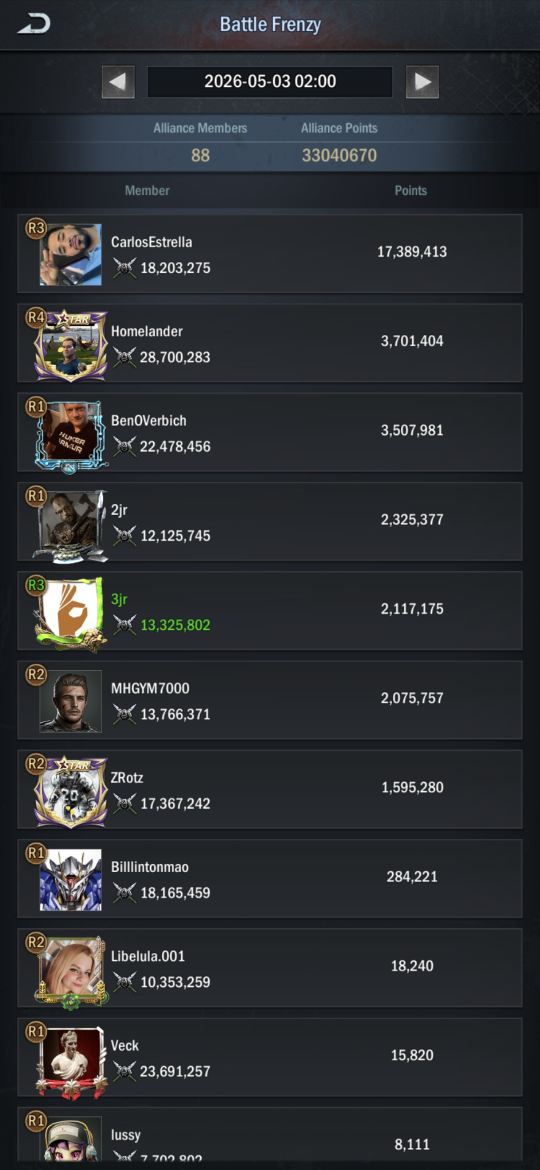
#> input picture tracker/apps/ocr-service/tests/fixtures/battle_frenzy/20260503T0200_001.jpg, 1080 x 2340 px, given as the content of the folder me/t2/tracker/apps/ocr-service/tests/fixtures/polar_invasion, which was not available (shown at 1/2 size)
$ python measure_positions.py
#> lines starting #> are read from the running program, lines starting #| are printed output that depends on the picture; pictures that were not available may be replaced by others from this repository, and a replacement may not be noted
### tracker/apps/ocr-service/app/preprocess.py
import logging
from dataclasses import dataclass

import cv2
import numpy as np

logger = logging.getLogger(__name__)

TARGET_WIDTH = 1080


@dataclass(frozen=True)
class LayoutProfile:
    """A source whose aspect ratio (height/width) parsers know how to crop.

    Width is always normalized to TARGET_WIDTH before parsing, so the ratio
    (not the raw resolution) is what identifies a profile — see preprocess().
    """

    name: str
    min_ratio: float
    max_ratio: float


# Phone screenshots. Both phone parsers are height-agnostic by construction:
# polar_invasion_v1 uses absolute pixel positions because "device aspect
# ratios change the visible bottom area, not the UI element pitch", and
# contribution_ranking_v1 scales every crop by h/CANONICAL_HEIGHT. So this
# band is NOT the range of heights the parsers can handle — it's the range of
# shapes that are plausibly a phone screenshot at all.
#
# Bounds are set from shipping-device reality, deliberately not from the
# fixture corpus (which holds only 1080x2400 and 1080x2340): a ceiling drawn
# at the corpus maximum, 2400/1080 = 2.2222, rejects real devices that this
# pipeline parsed correctly before the band existed — Pixel 9 (1080x2424 =
# 2.244), Pixel 8 Pro (1344x2992 = 2.226), 21:9 Xperia (1644x3840 = 2.336).
# 2.40 clears the tallest phone form factor sold (21:9) with headroom while
# still rejecting the shapes that genuinely break the parsers: Android
# scroll-capture stitches (ratio 3-5, several stacked headers and a list that
# continues past one screen), tablets (~1.33) and landscape.
PHONE_PROFILE = LayoutProfile("phone", min_ratio=1920 / 1080, max_ratio=2.40)

# Android emulator captures driven by an external automation pipeline (see
# aoz-alliance-starter#91): unlike real devices, this source has one fixed
# native resolution (400x652, ratio 1.63) that can't vary, so the tolerance
# is tight (±0.02) — just enough to absorb resize rounding, not device
# diversity. A wider band here would risk silently swallowing a genuinely
# different, uncalibrated source instead of rejecting it.
EMULATOR_PROFILE = LayoutProfile("emulator_400x652", min_ratio=1.61, max_ratio=1.65)

_KNOWN_PROFILES = (PHONE_PROFILE, EMULATOR_PROFILE)


class UnsupportedAspectRatioError(ValueError):
    """Raised when the source image's aspect ratio matches no known layout profile."""


def detect_layout_profile(w: int, h: int) -> LayoutProfile:
    """Return the LayoutProfile matching this source's aspect ratio.

    Raises UnsupportedAspectRatioError listing every profile checked — a
    source outside all known bands isn't a smaller/larger version of a known
    layout, so a parser's fixed pixel positions and row pitch would silently
    drift against it instead of raising, corrupting data quietly (see
    aoz-alliance-starter#91). Reject explicitly instead.
    """
    aspect_ratio = h / w
    for profile in _KNOWN_PROFILES:
        if profile.min_ratio <= aspect_ratio <= profile.max_ratio:
            return profile
    checked = ", ".join(f"{p.name} ({p.min_ratio:.2f}-{p.max_ratio:.2f})" for p in _KNOWN_PROFILES)
    raise UnsupportedAspectRatioError(
        f"source is {w}x{h} (ratio {aspect_ratio:.2f}); "
        f"matches no known profile — checked {checked}"
    )


# [34 lines left out: functions require_profile, preprocess_image, not called in this run]


def preprocess(image: np.ndarray) -> np.ndarray:
    """Normalise to 1080px width, convert to grayscale, invert if dark.

    Adaptive binarisation is intentionally skipped: game UI backgrounds contain
    complex gradients and icon sprites whose local contrast misleads adaptive
    thresholding, causing numeric fields (power, points) to be destroyed.
    Tesseract achieves better accuracy on the inverted grayscale directly.
    """
    h, w = image.shape[:2]

    if w != TARGET_WIDTH:
        scale = TARGET_WIDTH / w
        interp = cv2.INTER_AREA if w > TARGET_WIDTH else cv2.INTER_LINEAR
        # round(), not int(): truncation always rounds the height DOWN, so it
        # can only lower the ratio, and a source sitting exactly on a band's
        # lower edge falls out of that band purely from resize quantization
        # (234x416 is ratio 1.777778 exactly, the phone floor, and truncates to
        # 1080x1919 = 1.776852). Measured over every w in [200, 2600): 661
        # in-band sources are pushed out by int(), zero by round().
        image = cv2.resize(image, (TARGET_WIDTH, round(h * scale)), interpolation=interp)

    # Classify AFTER the resize, on the exact array every downstream check
    # sees. Classifying the raw dimensions instead splits the decision across
    # two different values — preprocess() would accept an image that
    # require_profile()/_layout_for_image then reject, mid-parse, quoting
    # dimensions the user never uploaded. The source dimensions are appended to
    # the message here so the error still names the file they did upload.
    nh, nw = image.shape[:2]
    try:
        detect_layout_profile(nw, nh)
    except UnsupportedAspectRatioError as exc:
        raise UnsupportedAspectRatioError(f"{exc} (source: {w}x{h})") from exc

    gray: np.ndarray = cv2.cvtColor(image, cv2.COLOR_BGR2GRAY)

    # Mobile game screenshots have bright text on dark backgrounds
    if float(np.mean(gray)) < 128:
        gray = cv2.bitwise_not(gray)

    return gray

### tracker/apps/ocr-service/tools/measure_positions.py
"""Measure row y-positions and extent by analysing brightness profiles.

For each fixture:
  - Preprocess to canonical 1080x2400 grayscale (inverted, so text is bright)
  - Build a horizontal brightness profile (mean per row) in the pseudo column (x=240..480)
    and in the power column (x=280..520), over y in [350 .. 2400]
  - Detect bright rows (where text lives) and compute peaks
  - Print: peak y-centres, inferred row_height, first peak (list_top approx)
"""

from __future__ import annotations

from pathlib import Path

import cv2
import numpy as np

from app.preprocess import preprocess

FIXTURES = sorted(
    (Path(__file__).resolve().parent.parent / "tests" / "fixtures" / "polar_invasion").glob("*.jpg")
)


def detect_peaks(
    profile: np.ndarray, min_gap: int = 100, threshold_ratio: float = 0.5
) -> list[int]:
    """Return y-indices of local maxima separated by at least min_gap."""
    threshold = profile.max() * threshold_ratio
    candidates = np.where(profile > threshold)[0]
    if candidates.size == 0:
        return []

    # Cluster contiguous candidate rows into groups, then pick the argmax of each
    groups: list[list[int]] = [[int(candidates[0])]]
    for idx in candidates[1:]:
        if int(idx) - groups[-1][-1] <= 10:
            groups[-1].append(int(idx))
        else:
            groups.append([int(idx)])

    # For each group, y-centre = mean idx
    centres = [int(np.mean(g)) for g in groups]

    # Merge centres that are too close
    merged: list[int] = []
    for c in centres:
        if not merged or c - merged[-1] >= min_gap:
            merged.append(c)
    return merged


def measure(image_path: Path) -> None:
    raw = cv2.imread(str(image_path))
    gray = preprocess(raw)
    h, w = gray.shape[:2]

    # Pseudo text is between x=240..500 approx; power between x=280..520
    pseudo_strip = gray[300:, 240:500].astype(np.float32)
    power_strip = gray[300:, 280:520].astype(np.float32)

    pseudo_profile = pseudo_strip.mean(axis=1)
    power_profile = power_strip.mean(axis=1)

    # Normalise relative to local baseline (row separator pixels are darker)
    # A simple approach: subtract a running min.
    def bandpass(p: np.ndarray, smooth_k: int = 9) -> np.ndarray:
        kernel = np.ones(smooth_k, dtype=np.float32) / smooth_k
        smoothed = np.convolve(p, kernel, mode="same")
        return smoothed - smoothed.min()

    ps = bandpass(pseudo_profile)
    pw = bandpass(power_profile)

    # Find rising edges of peaks — each member row has a text line.
    # Use a simple threshold + min gap detector.
    pseudo_peaks = detect_peaks(ps, min_gap=120, threshold_ratio=0.55)
    power_peaks = detect_peaks(pw, min_gap=120, threshold_ratio=0.55)

    # Adjust to absolute y (we started at 300)
    pseudo_peaks = [p + 300 for p in pseudo_peaks]
    power_peaks = [p + 300 for p in power_peaks]

    print(f"\n=== {image_path.name} ({w}x{h}) ===")
    print(f"pseudo peaks (y, n={len(pseudo_peaks)}): {pseudo_peaks}")
    print(f"power  peaks (y, n={len(power_peaks)}): {power_peaks}")

    if len(pseudo_peaks) >= 2:
        deltas = [pseudo_peaks[i + 1] - pseudo_peaks[i] for i in range(len(pseudo_peaks) - 1)]
        print(f"pseudo peak deltas: {deltas} (median={int(np.median(deltas))})")

    # Pair each pseudo peak with the nearest power peak below it, print the gap
    if pseudo_peaks and power_peaks:
        pairs = []
        for pp in pseudo_peaks:
            # nearest power peak with y > pp
            after = [q for q in power_peaks if q > pp and q - pp < 120]
            if after:
                pairs.append((pp, after[0], after[0] - pp))
        print(f"pseudo→power pairs (pseudo_y, power_y, gap): {pairs[:5]}")


def main() -> None:
    for f in FIXTURES:
        measure(f)
#> in measure, raw is the input picture: shape (2340, 1080, 3); mean B, G, R 50.3, 47, 45
#> in preprocess, `gray: np.ndarray = cv2.cvtColor(image, cv2.COLOR_BGR2GRAY)`:
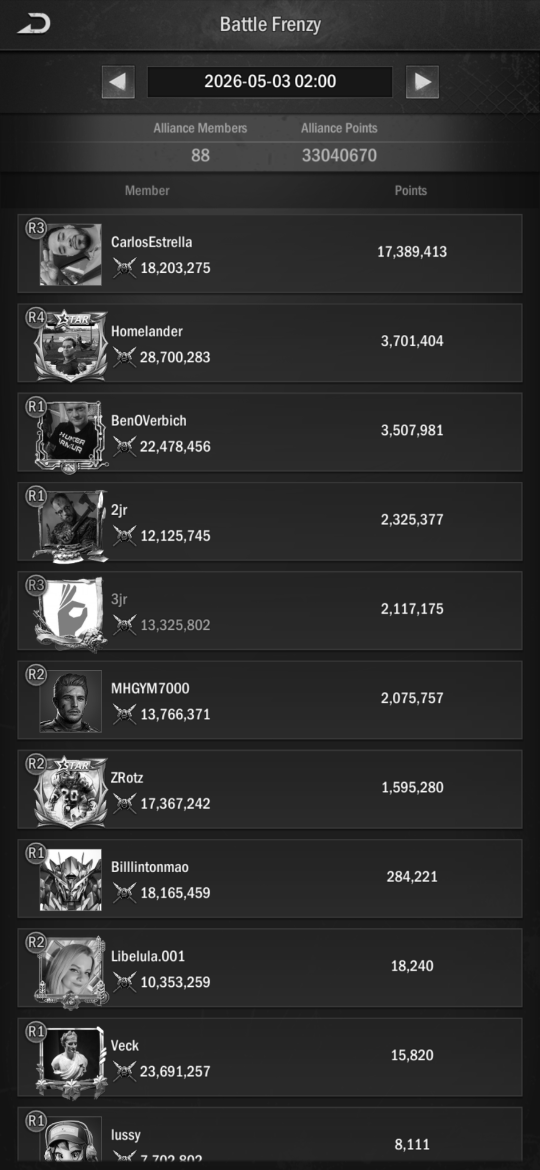
#> gray: shape (2340, 1080) (shown at 1/2 size); min 0, max 255, mean 46.8
#> in preprocess, `gray = cv2.bitwise_not(gray)`:
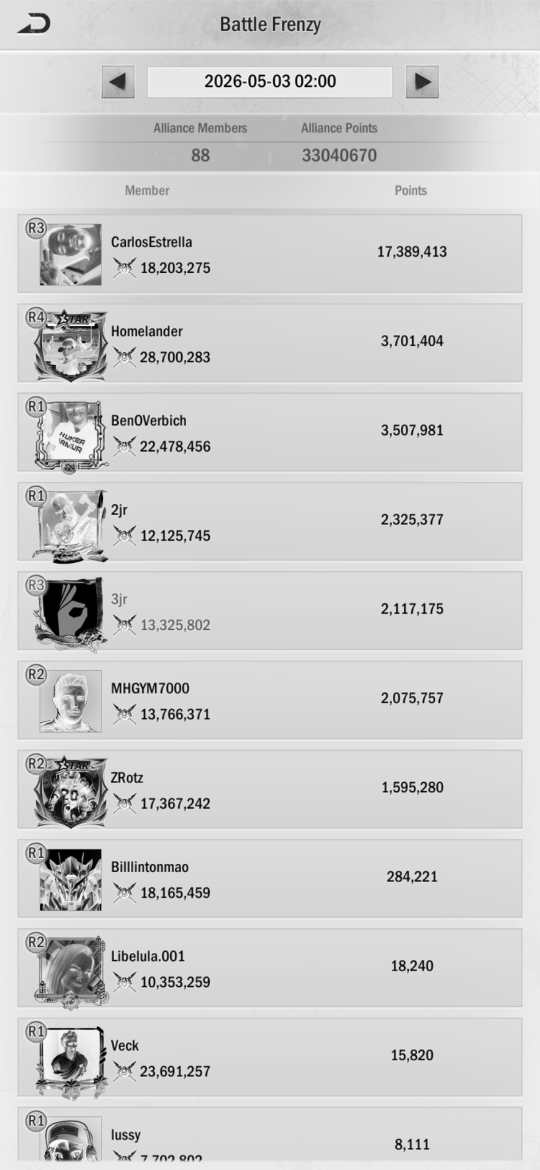
#> gray: shape (2340, 1080) (shown at 1/2 size); min 0, max 255, mean 208.2
#> in measure, `pseudo_strip = gray[300:, 240:500].astype(np.float32)`:
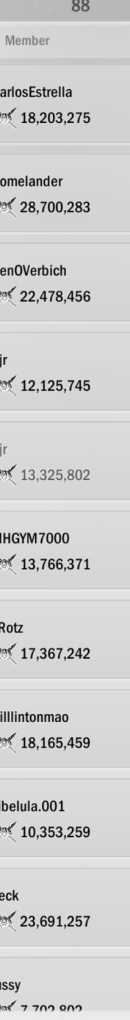
#> pseudo_strip: shape (2040, 260) float32 (shown at 1/2 size); min 0, max 255, mean 207.4
#> in measure, `power_strip = gray[300:, 280:520].astype(np.float32)`:
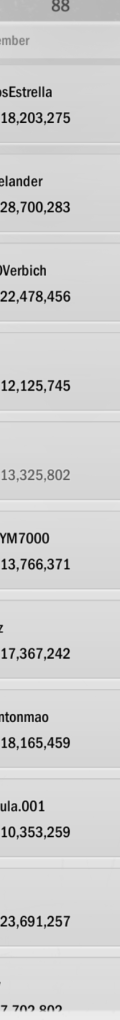
#> power_strip: shape (2040, 240) float32 (shown at 1/2 size); min 0, max 240, mean 208.7
#> in measure, `pseudo_profile = pseudo_strip.mean(axis=1)`: pseudo_profile = 2040 values, max 238.9 at index 1894, min 144.1 at index 1672, mean 207.4
#> in measure, `power_profile = power_strip.mean(axis=1)`: power_profile = 2040 values, max 238.9 at index 1894, min 139.4 at index 1672, mean 208.7
#> in bandpass, `smoothed = np.convolve(p, kernel, mode="same")`: smoothed = 2040 values, max 234.8 at index 2035, min 99.01 at index 0, mean 207.1
#> in measure, `ps = bandpass(pseudo_profile)`: ps = 2040 values, max 135.8 at index 2035, min 0 at index 0, mean 108.1
#> in measure, `pw = bandpass(power_profile)`: pw = 2040 values, max 136.5 at index 2035, min 0 at index 0, mean 110.2
#> in detect_peaks, `threshold = profile.max() * threshold_ratio`: threshold = 74.71
#> in detect_peaks, `candidates = np.where(profile > threshold)[0]`: candidates = 1902 values from 4 to 2037
#> in detect_peaks, `groups: list[list[int]] = [[int(candidates[0])]]`: groups = [[4]]
#> after the loop in detect_peaks, `for idx in candidates[1:]:`: groups = 7 items
#> in detect_peaks, `centres = [int(np.mean(g)) for g in groups]`: centres = [91, 298, 499, 834, 1257, 1459, 1765]
#> the loop in detect_peaks, `for c in centres:` made 7 passes
#> c on passes 1 to 7: 91, 298, 499, 834, 1257, 1459, 1765
#> the loop in detect_peaks (call 2), `for c in centres:` made 2 passes
#> c on passes 1 to 2: 748, 1765
#> in measure, `power_peaks = detect_peaks(pw, min_gap=120, threshold_ratio=0.55)`: power_peaks = [748, 1765]
#> in measure, `pseudo_peaks = [p + 300 for p in pseudo_peaks]`: pseudo_peaks = [391, 598, 799, 1134, 1557, 1759, 2065]
#> in measure, `power_peaks = [p + 300 for p in power_peaks]`: power_peaks = [1048, 2065]
#| === 20260503T0200_001.jpg (1080x2340) ===
#| pseudo peaks (y, n=7): [391, 598, 799, 1134, 1557, 1759, 2065]
#| power  peaks (y, n=2): [1048, 2065]
#> in measure, `deltas = [pseudo_peaks[i + 1] - pseudo_peaks[i] for i in range(len(pse..`: deltas = [207, 201, 335, 423, 202, 306]
#| pseudo peak deltas: [207, 201, 335, 423, 202, 306] (median=256)
#> the loop in measure, `for pp in pseudo_peaks:` made 7 passes
#> pp on passes 1 to 7: 391, 598, 799, 1134, 1557, 1759, 2065
#> after the loop in measure, `for pp in pseudo_peaks:`: pairs = []
#| pseudo→power pairs (pseudo_y, power_y, gap): []


if __name__ == "__main__":
    main()

$ run again, on tracker/apps/ocr-service/tests/fixtures/contribution_ranking/weekly_002.jpg
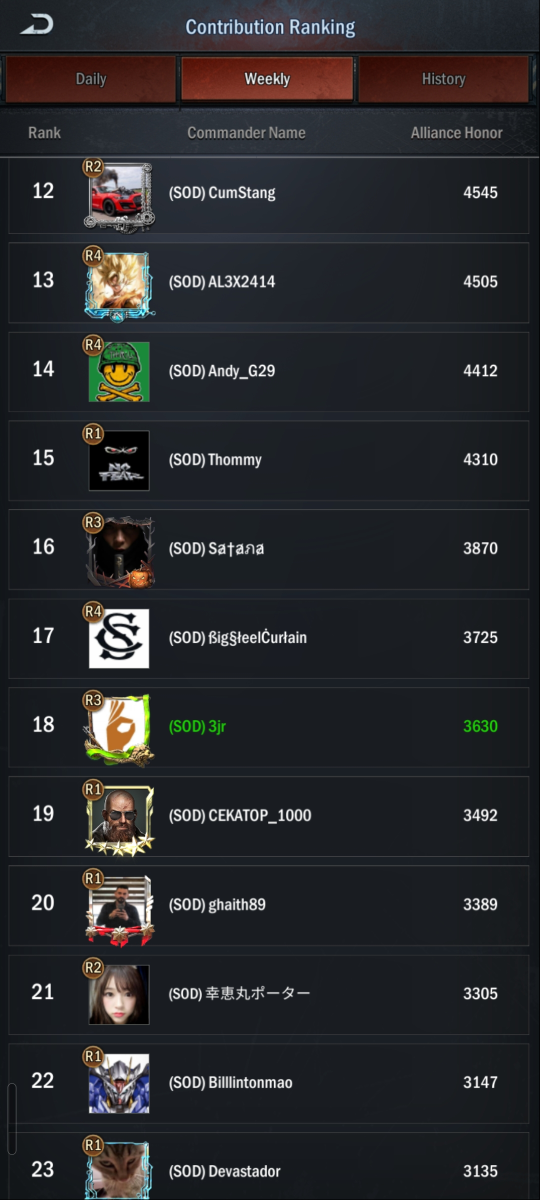
#> input picture tracker/apps/ocr-service/tests/fixtures/contribution_ranking/weekly_002.jpg, 1080 x 2400 px, given as the content of the folder me/t3/tracker/apps/ocr-service/tests/fixtures/polar_invasion, which was not available (shown at 1/2 size)
#> in measure, raw is the input picture: shape (2400, 1080, 3); mean B, G, R 43.8, 41, 40.2
#> in measure, `pseudo_strip = gray[300:, 240:500].astype(np.float32)`:
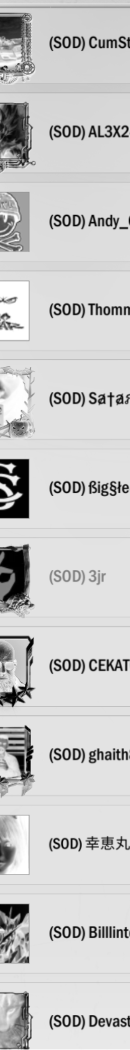
#> pseudo_strip: shape (2100, 260) float32 (shown at 1/2 size); min 0, max 255, mean 201.6
#> in measure, `power_strip = gray[300:, 280:520].astype(np.float32)`:
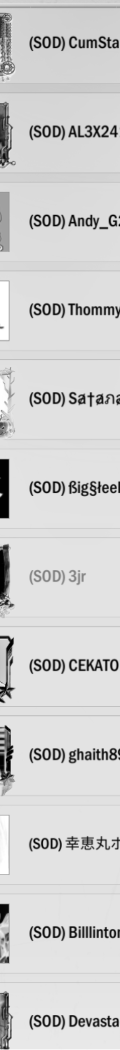
#> power_strip: shape (2100, 240) float32 (shown at 1/2 size); min 0, max 255, mean 208.6
#> pseudo_profile = 2100 values, max 250.9 at index 2099, min 102.4 at index 272, mean 201.6
#> power_profile = 2100 values, max 251.9 at index 2099, min 117.3 at index 1517, mean 208.6
#> smoothed = 2100 values, max 230.4 at index 674, min 114.6 at index 0, mean 201.4
#> ps = 2100 values, max 115.8 at index 674, min 0 at index 0, mean 86.77
#> pw = 2100 values, max 114.2 at index 1743, min 0 at index 0, mean 94.09
#> threshold = 63.7
#> candidates = 1755 values from 3 to 2096
#> in detect_peaks, `groups: list[list[int]] = [[int(candidates[0])]]`: groups = [[3]]
#> the loop in detect_peaks, `for idx in candidates[1:]:` made 1754 passes
#> idx on passes 1 to 3: 4, 5, 6
#> after the loop in detect_peaks, `for idx in candidates[1:]:`: groups = 14 items
#> centres = [18, 172, 357, 533, 708, 881, 1005, 1084, 1241, 1419, 1600, 1773, 1954, 2075]
#> the loop in detect_peaks, `for c in centres:` made 14 passes
#> c on passes 1 to 8: 18, 172, 357, 533, 708, 881, 1005, 1084
#> after the loop in detect_peaks, `for c in centres:`: merged = [18, 172, 357, 533, 708, 881, 1005, 1241, 1419, 1600, 1773, 1954, 2075]
#> in measure, `pseudo_peaks = detect_peaks(ps, min_gap=120, threshold_ratio=0.55)`: pseudo_peaks has the same summary as merged in detect_peaks
#> the loop in detect_peaks (call 2), `for c in centres:` made 12 passes
#> c on passes 1 to 8: 37, 173, 353, 532, 708, 885, 1153, 1419
#> in measure, `power_peaks = detect_peaks(pw, min_gap=120, threshold_ratio=0.55)`: power_peaks = [37, 173, 353, 532, 708, 885, 1153, 1419, 1599, 1774, 1954, 2075]
#> in measure, `pseudo_peaks = [p + 300 for p in pseudo_peaks]`: pseudo_peaks = [318, 472, 657, 833, 1008, 1181, 1305, 1541, 1719, 1900, 2073, 2254, 2375]
#> in measure, `power_peaks = [p + 300 for p in power_peaks]`: power_peaks = [337, 473, 653, 832, 1008, 1185, 1453, 1719, 1899, 2074, 2254, 2375]
#| === weekly_002.jpg (1080x2400) ===
#| pseudo peaks (y, n=13): [318, 472, 657, 833, 1008, 1181, 1305, 1541, 1719, 1900, 2073, 2254, 2375]
#| power  peaks (y, n=12): [337, 473, 653, 832, 1008, 1185, 1453, 1719, 1899, 2074, 2254, 2375]
#> deltas = [154, 185, 176, 175, 173, 124, 236, 178, 181, 173, 181, 121]
#| pseudo peak deltas: [154, 185, 176, 175, 173, 124, 236, 178, 181, 173, 181, 121] (median=175)
#> the loop in measure, `for pp in pseudo_peaks:` made 13 passes
#> pp on passes 3, 4, 5, 7, 8, 9, 10, 12: 657, 833, 1008, 1305, 1541, 1719, 1900, 2254
#> after the loop in measure, `for pp in pseudo_peaks:`: pairs = [(318, 337, 19), (472, 473, 1), (1181, 1185, 4), (2073, 2074, 1)]
#| pseudo→power pairs (pseudo_y, power_y, gap): [(318, 337, 19), (472, 473, 1), (1181, 1185, 4), (2073, 2074, 1)]
